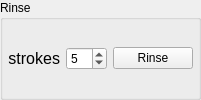
         <widget class="QGroupBox" name="groupRinse">
          <property name="title">
           <string>Rinse</string>
          </property>
          <layout class="QHBoxLayout" name="horizontalLayout_2">
           <property name="leftMargin">
            <number>5</number>
           </property>
           <property name="topMargin">
            <number>5</number>
           </property>
           <property name="rightMargin">
            <number>5</number>
           </property>
           <property name="bottomMargin">
            <number>5</number>
           </property>
           <item>
            <layout class="QHBoxLayout" name="horizontalLayout_8">
             <property name="bottomMargin">
              <number>0</number>
             </property>
             <item>
              <widget class="QLabel" name="labelStrokes">
               <property name="minimumSize">
                <size>
                 <width>7</width>
                 <height>0</height>
                </size>
               </property>
               <property name="font">
                <font>
                 <family>Arial</family>
                 <pointsize>12</pointsize>
                </font>
               </property>
               <property name="text">
                <string>strokes</string>
               </property>
               <property name="alignment">
                <set>Qt::AlignRight|Qt::AlignTrailing|Qt::AlignVCenter</set>
               </property>
              </widget>
             </item>
             <item>
              <widget class="QtcIntSpinBox" name="spinboxStrokes">
               <property name="toolTip">
                <string>Scroll to change or type to enter a precise value
Pressing enter/return will press Rinse</string>
               </property>
               <property name="value">
                <number>5</number>
               </property>
              </widget>
             </item>
             <item>
              <widget class="QPushButton" name="buttonRinse">
               <property name="toolTip">
                <string>Rinse the syringe the indicated number of times</string>
               </property>
               <property name="text">
                <string>Rinse</string>
               </property>
               <property name="checkable">
                <bool>false</bool>
               </property>
               <property name="autoDefault">
                <bool>false</bool>
               </property>
               <property name="default">
                <bool>false</bool>
               </property>
               <property name="flat">
                <bool>false</bool>
               </property>
              </widget>
             </item>
            </layout>
           </item>
          </layout>
         </widget>
